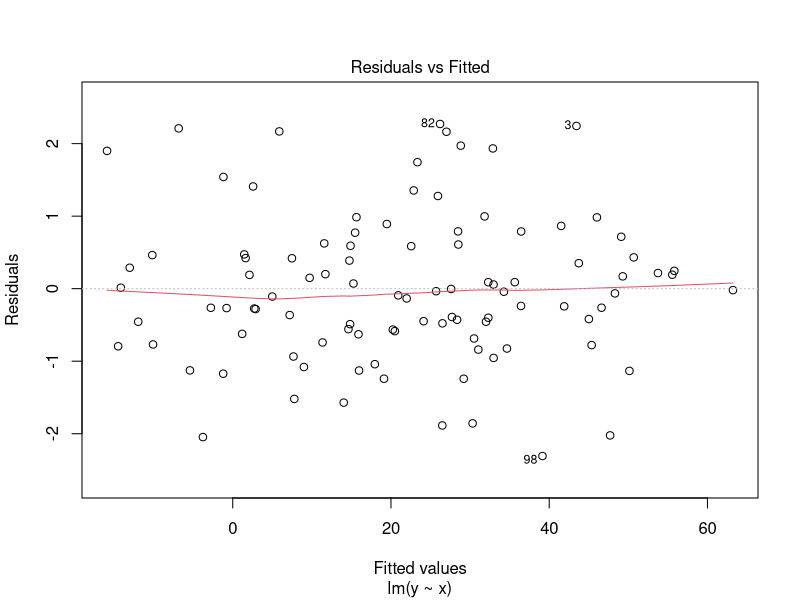
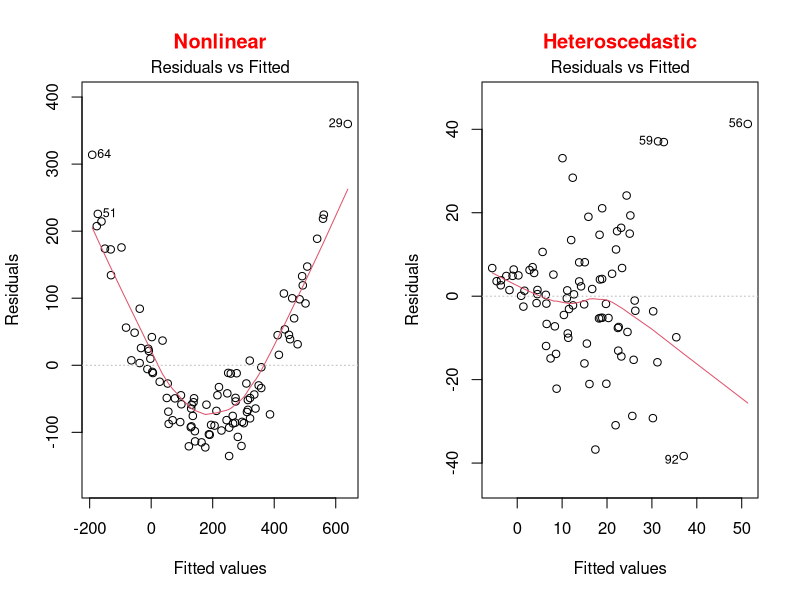
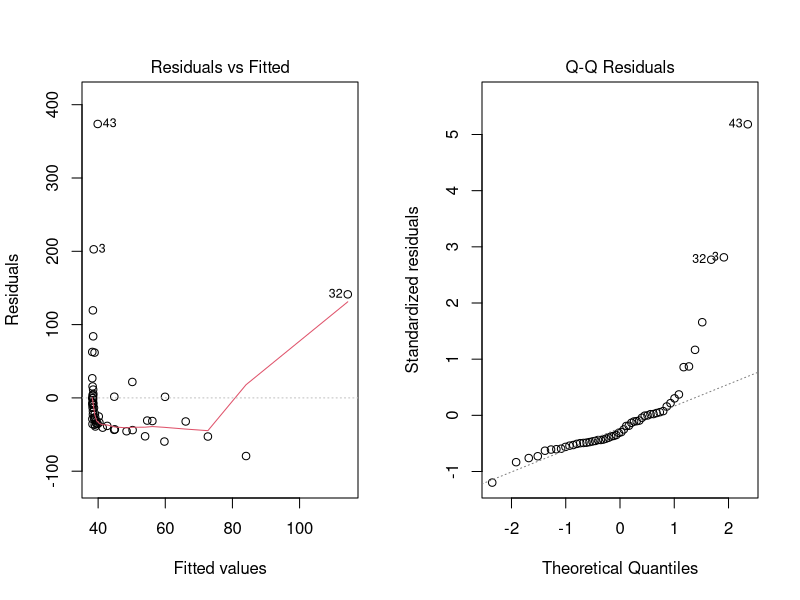
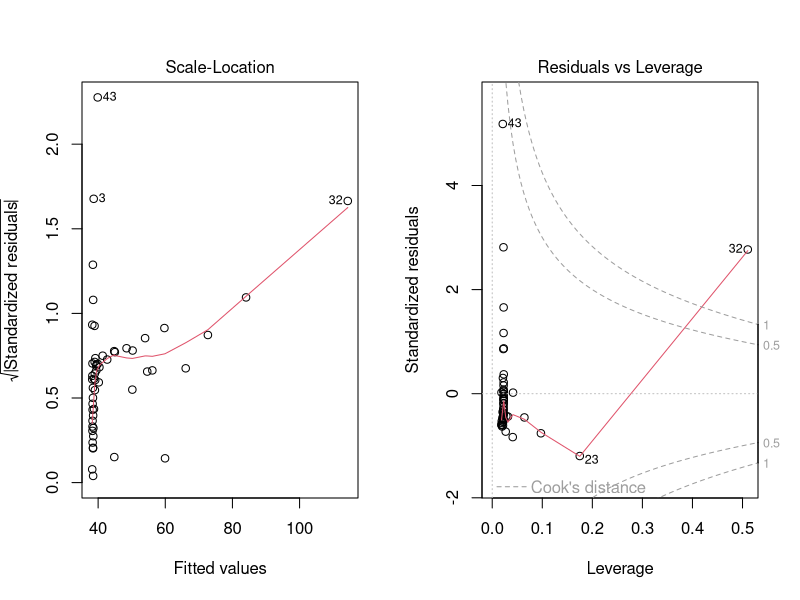
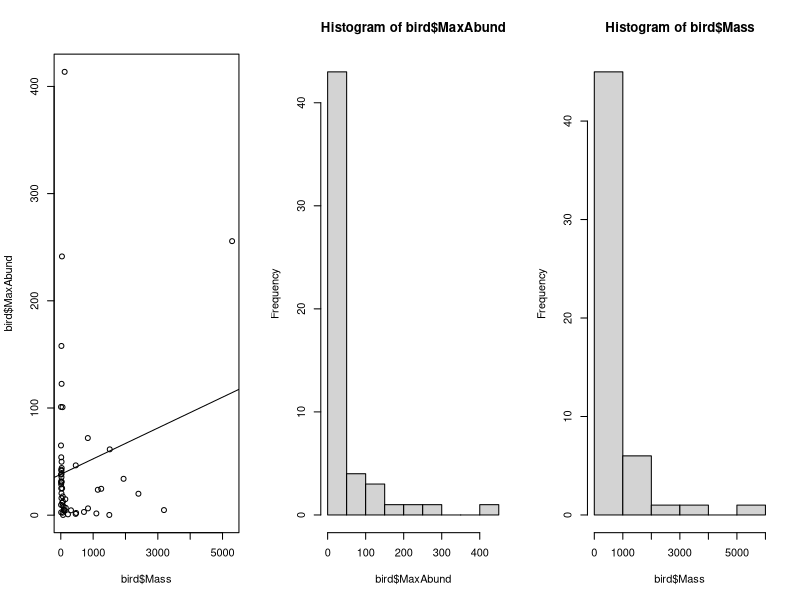
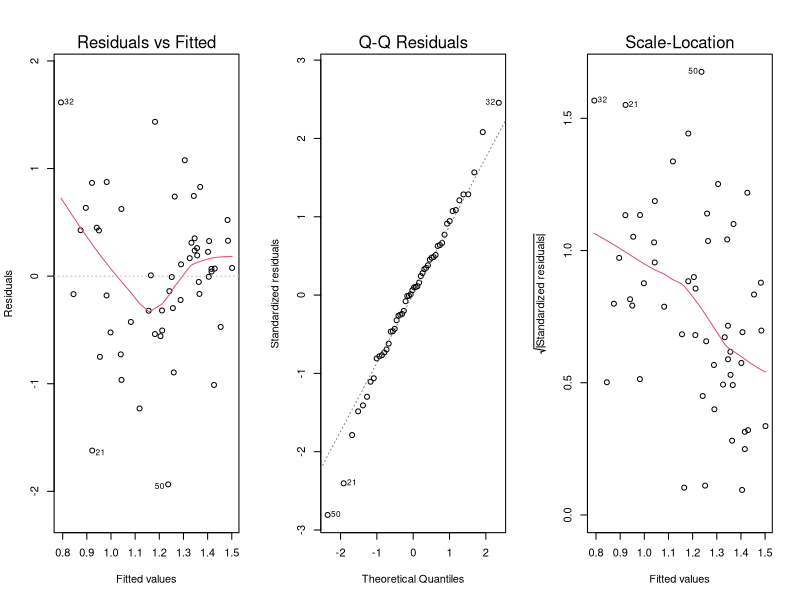
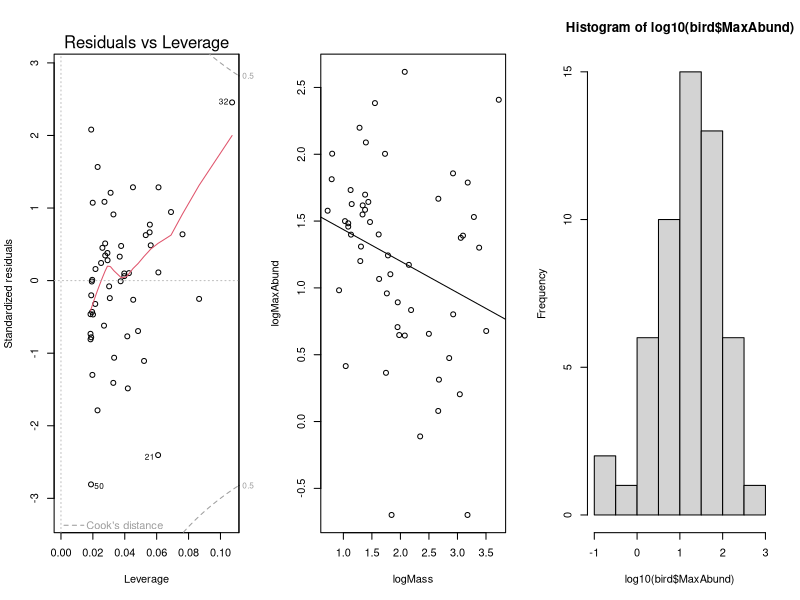
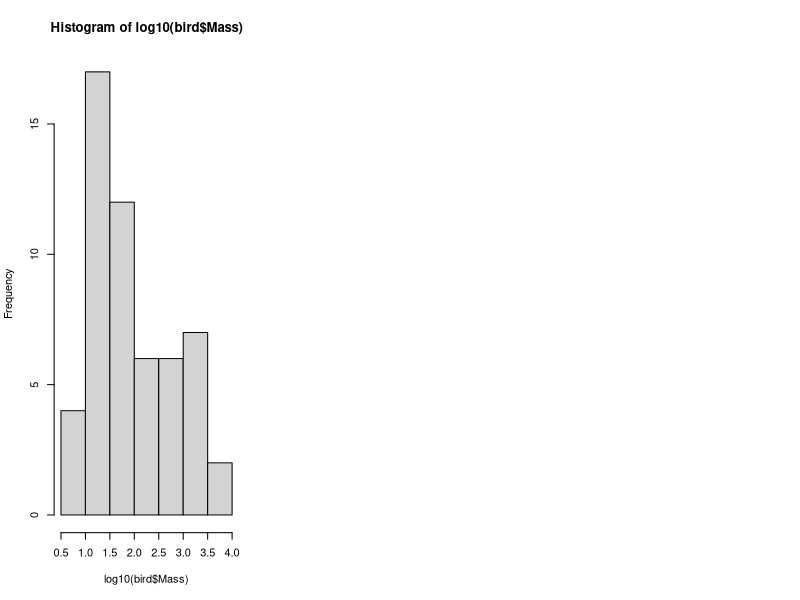

Source code (R) for these figures, in order:
## ---- chunk 1
library(e1071)
library(MASS)
## ---- chunk 2
bird = read.csv("Scripts_and_data/birdsdiet.csv")
## ---- chunk 3
lm1 <- lm(MaxAbund ~ Mass, data = bird)
## ---- chunk 4
set.seed(1234564)
x = rnorm(100,10,10)
y = 2*x+0 + rnorm(100)
lm=lm(y~x)
plot(lm,which = 1)
## ---- chunk 5
par(mfrow=c(1,2))
set.seed(1234564)
x = rnorm(100,10,10)
y = (x)^2+0 + rnorm(length(x),0,30)
lm=lm(y~scale(x))
plot(lm,which = 1, main = "Nonlinear", col.main="red")

x = rnorm(100,10,10)
y = (x)+0 + rnorm(length(x),0,x) 
lm=lm(y~scale(x))
plot(lm,which = 1, main = "Heteroscedastic", col.main="red")
## ---- chunk 6
plot(lm1)
## ---- chunk 7
par(mfrow=c(1,3))
## ---- chunk 8
plot(bird$MaxAbund ~ bird$Mass)
abline(lm1)
hist(bird$MaxAbund)
hist(bird$Mass)
## ---- chunk 9
shapiro.test(bird$MaxAbund)
shapiro.test(bird$Mass)
## ---- chunk 10
skewness(bird$MaxAbund)
skewness(bird$Mass)
## ---- chunk 11
bird$logMaxAbund <- log10(bird$MaxAbund)
bird$logMass <- log10(bird$Mass)
## ---- chunk 12
lm2 <- lm(logMaxAbund ~ logMass, data = bird) 
## ---- chunk 13
plot(lm2)
## ---- chunk 14
plot(logMaxAbund ~ logMass, data=bird)
abline(lm2) 
hist(log10(bird$MaxAbund))
hist(log10(bird$Mass))
## ---- chunk 15
summary(lm2)
## ---- chunk 16
lm3 <- lm(logMaxAbund~logMass, data=bird, subset=!bird$Aquatic) 
# removes aquatic birds (= TRUE) 
# or equivalently
lm3 <- lm(logMaxAbund~logMass, data=bird, subset=bird$Aquatic == 0)
## ---- chunk 17
# Run the model
lm4 <- lm(logMaxAbund ~ logMass, data=bird, subset=bird$Passerine == 1)

# Examine the diagnostic plots
par(mfrow=c(2,2))
plot(lm4)
summary(lm4)

# Compare variance explained by lm2, lm3 and lm4
str(summary(lm4)) 

# Recall: we want adj.r.squared
summary(lm4)$adj.r.squared # R2-adj = -0.02
summary(lm2)$adj.r.squared # R2-adj = 0.05
summary(lm3)$adj.r.squared # R2-adj = 0.25
## ---- chunk 18
boxplot(logMass ~ Aquatic, 
        data = bird, 
        names = c("Non-Aquatic",
                  "Aquatic"))
## ---- chunk 19
var.test(logMass ~ Aquatic, data = bird)
